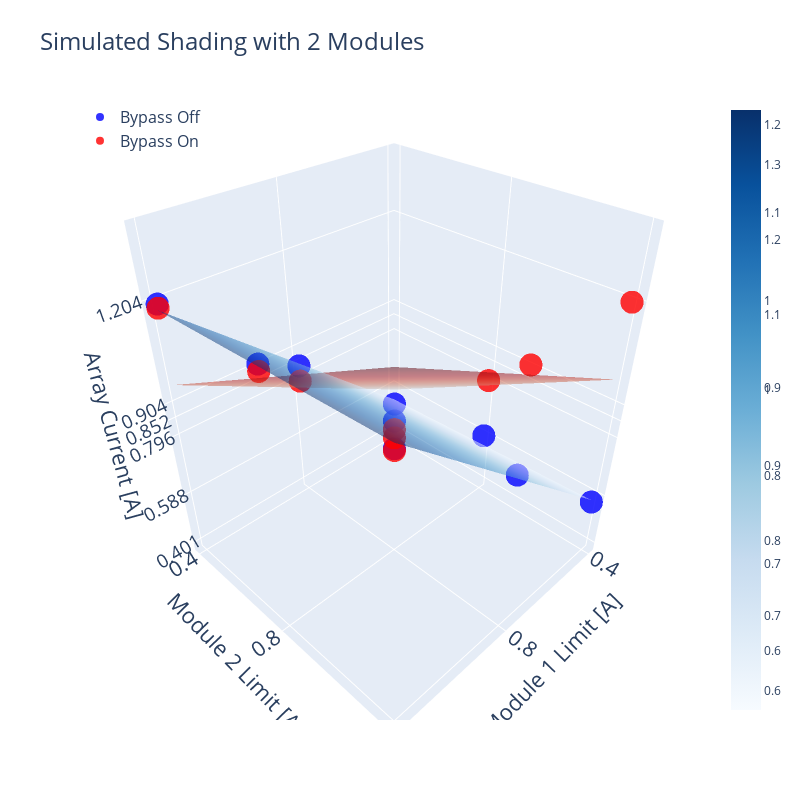

The code cell stored with this chart in its notebook:
### Code cell
import numpy as np
from sklearn.linear_model import LinearRegression


# Fit a regression plane for bypass_on (red points)
X_on = df[['module_1', 'module_2']]
y_on = df['bypass_on']
reg_on = LinearRegression().fit(X_on, y_on)
xx_on, yy_on = np.meshgrid(df['module_1'].unique(), df['module_2'].unique())
zz_on = reg_on.coef_[0] * xx_on + reg_on.coef_[1] * yy_on + reg_on.intercept_

# Add the regression plane for bypass_on to the figure
fig.add_trace(go.Surface(x=xx_on, y=yy_on, z=zz_on, colorscale='Reds', opacity=0.5, name='Regression Plane (bypass_on)'))

# Fit a regression plane for bypass_off (blue points)
X_off = df[['module_1', 'module_2']]
y_off = df['bypass_off']
reg_off = LinearRegression().fit(X_off, y_off)
xx_off, yy_off = np.meshgrid(df['module_1'].unique(), df['module_2'].unique())
zz_off = reg_off.coef_[0] * xx_off + reg_off.coef_[1] * yy_off + reg_off.intercept_

# Add the regression plane for bypass_off to the figure
fig.add_trace(go.Surface(x=xx_off, y=yy_off, z=zz_off, colorscale='Blues', opacity=0.5, name='Regression Plane (bypass_off)'))

# Move the legend to the top left corner
fig.update_layout(legend=dict(x=0, y=1, traceorder='normal', font=dict(size=16)))
# Update title to Simulated Shading with 2 modules
fig.update_layout(title='Simulated Shading with 2 Modules')
# Update title font to 24
fig.update_layout(title_font_size=24)
# Update font size to 26
fig.update_layout(scene=dict(
                    xaxis=dict(title_font_size=22),
                    yaxis=dict(title_font_size=22),
                    zaxis=dict(title_font_size=22)))
# Update tickval font to 18
fig.update_layout(scene=dict(
                    xaxis=dict(tickfont_size=16),
                    yaxis=dict(tickfont_size=16),
                    zaxis=dict(tickfont_size=15)))
# Change size to 1200x1200
fig.update_layout(width=800, height=800)
# Show the figure
fig.show()
fig.write_html("./data/simualtedshade.html")

### Figure 1 — Plotly figure (JSON) as saved in the notebook; plotly's stock layout.template omitted (floating-point values rounded to 4 significant figures)
{"data": [{"marker": {"color": "blue", "colorscale": [[0, "#440154"], [0.1111, "#482878"], [0.2222, "#3e4989"], [0.3333, "#31688e"], [0.4444, "#26828e"], [0.5556, "#1f9e89"], [0.6667, "#35b779"], [0.7778, "#6ece58"], [0.8889, "#b5de2b"], [1, "#fde725"]], "opacity": 0.8, "size": 8}, "mode": "markers", "name": "Bypass Off", "type": "scatter3d", "x": [0.4, 0.4, 0.4, 0.8, 0.8, 0.8, 1.2, 1.2, 1.2], "y": [0.4, 0.8, 1.2, 0.4, 0.8, 1.2, 0.4, 0.8, 1.2], "z": [0.514, 0.588, 0.564, 0.848, 0.852, 0.904, 1.197, 1.204, 1.204]}, {"marker": {"color": "red", "colorscale": [[0, "#440154"], [0.1111, "#482878"], [0.2222, "#3e4989"], [0.3333, "#31688e"], [0.4444, "#26828e"], [0.5556, "#1f9e89"], [0.6667, "#35b779"], [0.7778, "#6ece58"], [0.8889, "#b5de2b"], [1, "#fde725"]], "opacity": 0.8, "size": 8}, "mode": "markers", "name": "Bypass On", "type": "scatter3d", "x": [0.4, 0.4, 0.4, 0.8, 0.8, 0.8, 1.2, 1.2, 1.2], "y": [0.4, 0.8, 1.2, 0.4, 0.8, 1.2, 0.4, 0.8, 1.2], "z": [0.401, 0.796, 1.202, 0.794, 0.796, 1.202, 1.186, 1.186, 1.2]}, {"colorscale": [[0, "rgb(255,245,240)"], [0.125, "rgb(254,224,210)"], [0.25, "rgb(252,187,161)"], [0.375, "rgb(252,146,114)"], [0.5, "rgb(251,106,74)"], [0.625, "rgb(239,59,44)"], [0.75, "rgb(203,24,29)"], [0.875, "rgb(165,15,21)"], [1, "rgb(103,0,13)"]], "name": "Regression Plane (bypass_on)", "opacity": 0.5, "type": "surface", "x": [[0.4, 0.8, 1.2], [0.4, 0.8, 1.2], [0.4, 0.8, 1.2]], "y": [[0.4, 0.4, 0.4], [0.8, 0.8, 0.8], [1.2, 1.2, 1.2]], "z": [[0.5743, 0.7698, 0.9653], [0.7782, 0.9737, 1.169], [0.982, 1.178, 1.373]]}, {"colorscale": [[0, "rgb(247,251,255)"], [0.125, "rgb(222,235,247)"], [0.25, "rgb(198,219,239)"], [0.375, "rgb(158,202,225)"], [0.5, "rgb(107,174,214)"], [0.625, "rgb(66,146,198)"], [0.75, "rgb(33,113,181)"], [0.875, "rgb(8,81,156)"], [1, "rgb(8,48,107)"]], "name": "Regression Plane (bypass_off)", "opacity": 0.5, "type": "surface", "x": [[0.4, 0.8, 1.2], [0.4, 0.8, 1.2], [0.4, 0.8, 1.2]], "y": [[0.4, 0.4, 0.4], [0.8, 0.8, 0.8], [1.2, 1.2, 1.2]], "z": [[0.533, 0.8562, 1.179], [0.5518, 0.875, 1.198], [0.5707, 0.8938, 1.217]]}], "layout": {"height": 800, "legend": {"font": {"size": 16}, "traceorder": "normal", "x": 0, "y": 1}, "scene": {"xaxis": {"tickfont": {"size": 16}, "tickvals": [0.4, 0.8, 1.2], "title": {"font": {"size": 22}, "text": "Module 1 Limit [A]"}}, "yaxis": {"tickfont": {"size": 16}, "tickvals": [0.4, 0.8, 1.2], "title": {"font": {"size": 22}, "text": "Module 2 Limit [A]"}}, "zaxis": {"tickfont": {"size": 15}, "tickvals": [0.401, 0.588, 0.796, 0.852, 0.904, 1.204], "title": {"font": {"size": 22}, "text": "Array Current [A]"}}}, "title": {"font": {"size": 24}, "text": "Simulated Shading with 2 Modules"}, "width": 800}}
